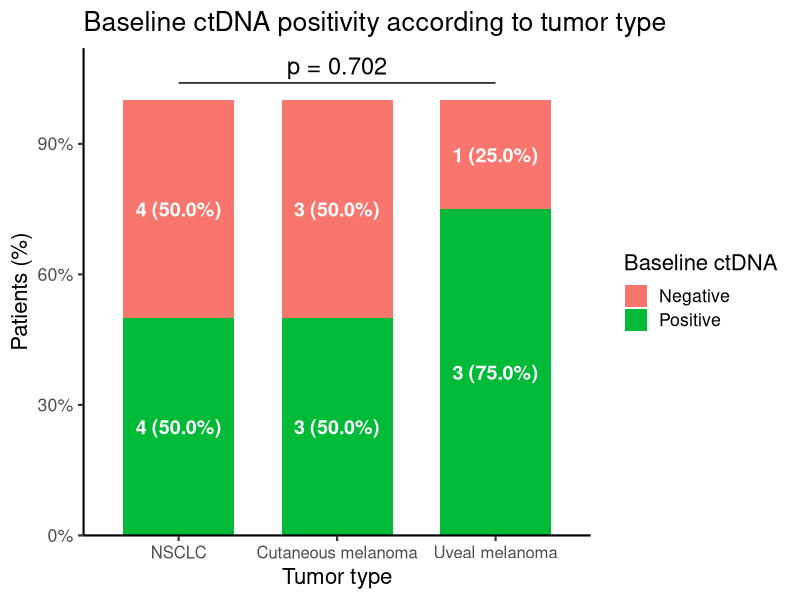
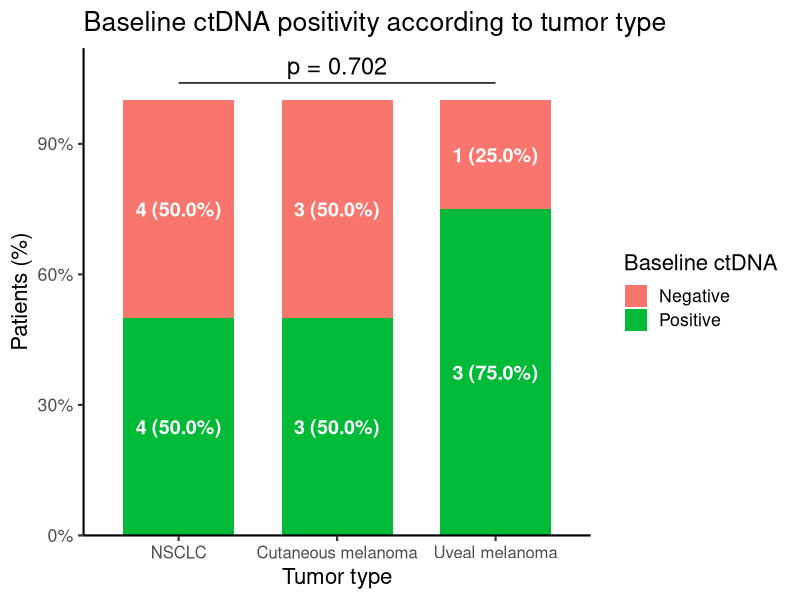

Source code (R) for these figures, in order:
# ============================================================
# FMT-LUMINate
# Baseline ctDNA positivity according to tumor type
# ============================================================

# 1. PACKAGES ------------------------------------------------

library(readxl)
library(dplyr)
library(ggplot2)
library(scales)


# 2. DATA IMPORT ---------------------------------------------

df <- read_excel("ctDNA.xlsx")


# 3. DATA PREPARATION ----------------------------------------

df <- df %>%
  mutate(
    tumor_type = recode(
      tumor_type,
      "Non-small cell lung cancer" = "NSCLC"
    ),
    tumor_type = factor(
      tumor_type,
      levels = c("NSCLC", "Cutaneous melanoma", "Uveal melanoma")
    )
  )

# Include patients with available baseline ctDNA results
df_baseline <- df %>%
  filter(
    `ctDNA status baseline` %in% c("Positive", "Negative"),
    !is.na(tumor_type)
  ) %>%
  distinct(
    `Patient ID`,
    tumor_type,
    `ctDNA status baseline`
  ) %>%
  mutate(
    `ctDNA status baseline` = factor(
      `ctDNA status baseline`,
      levels = c("Negative", "Positive")
    )
  )


# 4. STATISTICAL ANALYSIS ------------------------------------

fisher_tab_baseline <- table(
  df_baseline$tumor_type,
  df_baseline$`ctDNA status baseline`
)

fisher_p_baseline <- fisher.test(fisher_tab_baseline)$p.value


# 5. COUNTS AND PROPORTIONS ----------------------------------

plot_data3 <- df_baseline %>%
  count(
    tumor_type,
    `ctDNA status baseline`,
    .drop = FALSE
  ) %>%
  group_by(tumor_type) %>%
  mutate(
    total = sum(n),
    percent = n / total,
    label = ifelse(
      n == 0,
      "",
      paste0(n, " (", sprintf("%.1f", percent * 100), "%)")
    )
  ) %>%
  ungroup()


# 6. BASELINE ctDNA POSITIVITY PLOT ---------------------------

p_baseline_positivity <- ggplot(
  plot_data3,
  aes(
    x = tumor_type,
    y = percent,
    fill = `ctDNA status baseline`
  )
) +
  geom_col(width = 0.7) +
  geom_text(
    aes(label = label),
    position = position_stack(vjust = 0.5),
    color = "white",
    size = 5,
    fontface = "bold"
  ) +
  scale_fill_manual(
    values = c(
      "Negative" = "#F8766D",
      "Positive" = "#00BA38"
    )
  ) +
  scale_y_continuous(
    labels = percent_format(accuracy = 1),
    limits = c(0, 1.12),
    expand = c(0, 0)
  ) +
  annotate(
    "segment",
    x = 1, xend = 3,
    y = 1.04, yend = 1.04
  ) +
  annotate(
    "text",
    x = 2,
    y = 1.08,
    label = paste0(
      "p = ", signif(fisher_p_baseline, 3)
    ),
    size = 6
  ) +
  labs(
    x = "Tumor type",
    y = "Patients (%)",
    title = "Baseline ctDNA positivity according to tumor type",
    fill = "Baseline ctDNA"
  ) +
  theme_classic(base_size = 16) +
  theme(
    axis.text.x = element_text(size = 12)
  )


# 7. FIGURE DISPLAY AND EXPORT -------------------------------

p_baseline_positivity

ggsave(
  "baseline_ctDNA_positivity_by_tumor_type.png",
  p_baseline_positivity,
  width = 8,
  height = 6,
  dpi = 300
)


# 8. CONTINGENCY TABLE ---------------------------------------

fisher_tab_baseline


# ============================================================
# END
# ============================================================
